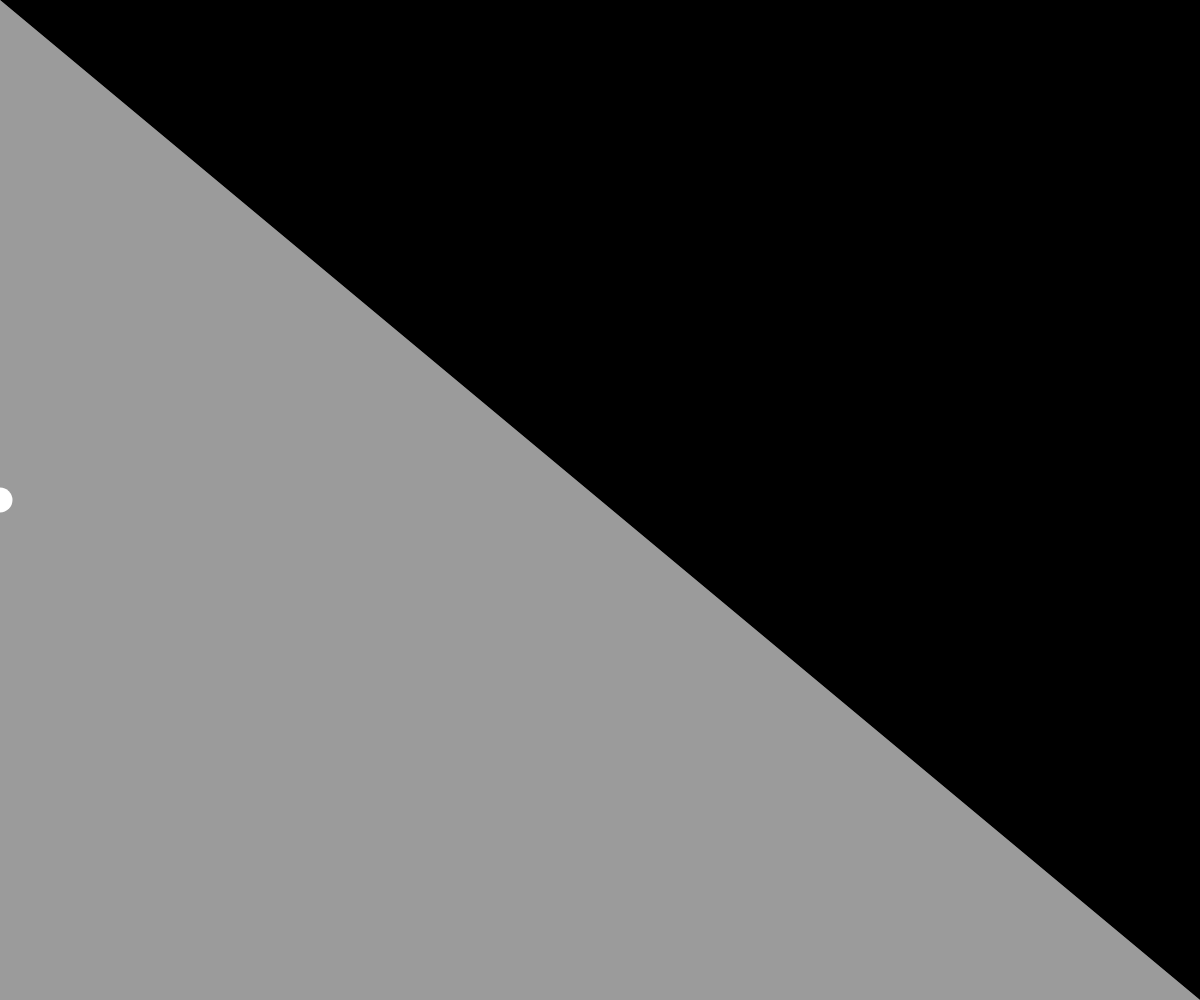
Frame 1 (no input)
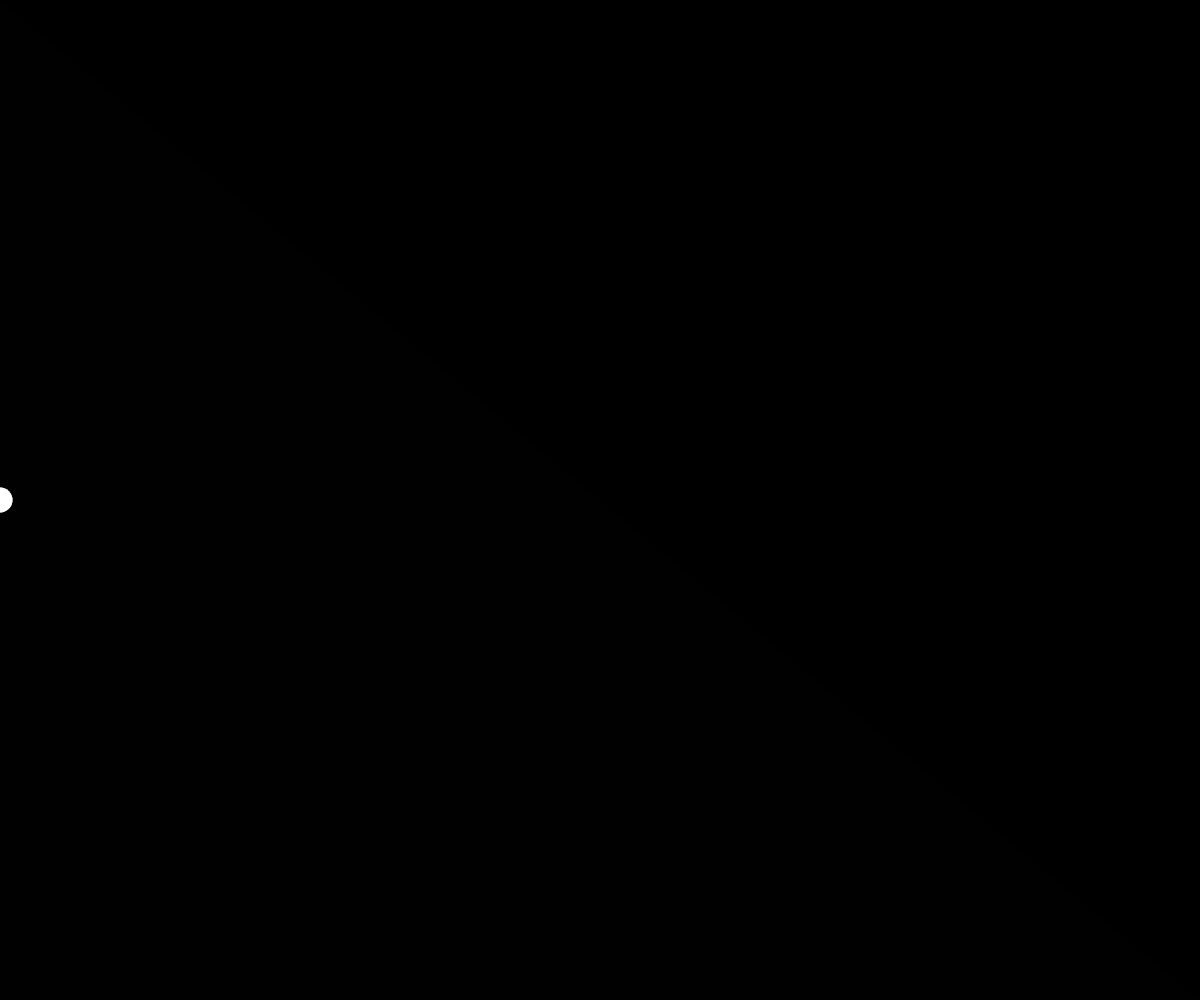
Frame 60 (no input)
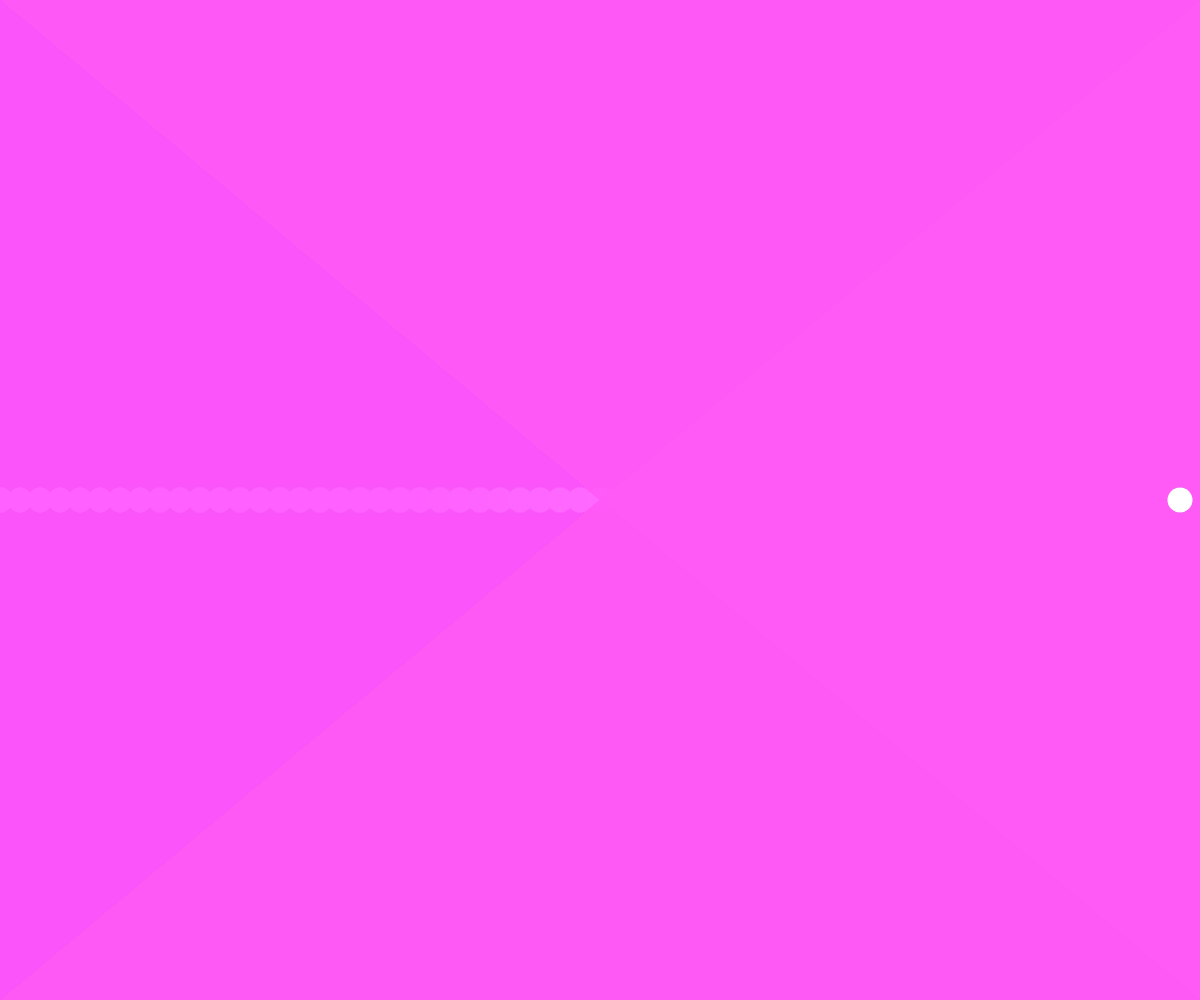
Frame 120 (the mouse pressed at the canvas centre since frame 60)

The p5.js sketch that drew these frames (run headless with seeded random() and noise() and a simulated clock; from frame 60 on, the mouse is pressed at the canvas centre):

// p5.js sketch
// ── sketch.js
let i = 0;
let cirColor1 = 255;
let cirColor2 = 255;
let cirColor3 = 255;

function setup() {
  createCanvas(windowWidth, windowHeight);
  background(255);
}

function draw() {
  noStroke();
  
  let mapColor = map(mouseX,0,400,0,255)
  
  fill(mapColor,mouseX%255,mouseY%255)
  
  triangle(width,0,width,height,mouseX, mouseY)
  
  fill(mapColor,mouseX%255,mouseY%255, 60)
  
  triangle(width,0,0,0,mouseX, mouseY)
  
  fill(mapColor,mouseX%255,mouseY%255, 100)
  
  triangle(width,height,0,height,mouseX, mouseY)
  
  fill(mapColor,mouseX%255,mouseY%255,20)
  
  triangle(0,0,0,height, mouseX, mouseY)
  
  fill(cirColor1,cirColor2,cirColor3);
  circle(i%width,height/2,25,25)
  i+=mouseY/25
}

function keyPressed(){
  cirColor1=keyCode*2
  cirColor2 =keyCode/2
  cirColor3=keyCode
}
